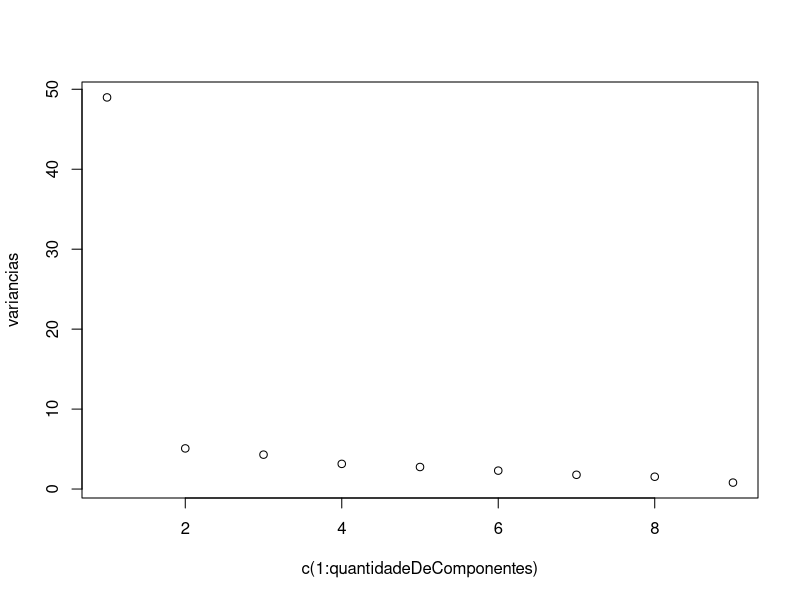

R code for this plot:

rm(list = ls())
library(mlbench)
library(e1071)
library(SparseM)
require(caret)
require(ks)
data(BreastCancer) 

db <- na.omit(BreastCancer) 

# --------------------- Converting Data to Matrix
X <- data.matrix(db[,2:10])
y <- data.matrix(db[,11])

y[y == 'benign'] <- -1 
y[y == 'malignant'] <- 1 
y <- as.numeric(y)

# ---------------------

trainIndex <- createDataPartition(y, p=0.7, list=FALSE)

# --------------------- Variâncias de todos os componentes

todosOsComponentes <- prcomp(X)

variancias <- NULL
quantidadeDeComponentes <- ncol(todosOsComponentes$x)
for (i in 1:quantidadeDeComponentes) {
  variancias <- c(variancias, var(todosOsComponentes$x[,i]))
}

plot(c(1:quantidadeDeComponentes), variancias)

# ---------------------

pca2D <- prcomp(X, rank. = 2)

X <- pca2D$x

trainIndex <- createDataPartition(y, p=0.7, list=FALSE)

svmModel <- svm(X[trainIndex,], y[trainIndex], const = 1, kernel = "radial", tolerance = 0.001, epsilon = 0.1, cross = 10)

asd <- y[-trainIndex]
predictions <- predict(svmModel, X[-trainIndex,])
yhat <- predictions

yhat[yhat > 0] <- 1
yhat[yhat < 0] <- -1 

confusionMatrix(factor(yhat), factor(y[-trainIndex]))

ordenado <- var(X[,1])
